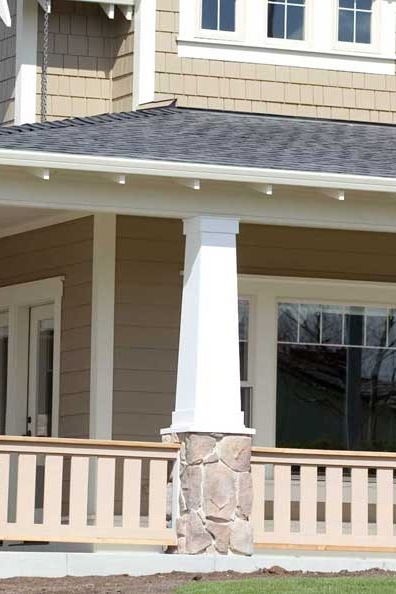
#> input picture training/endurastone/images/family-endura-craft.jpg, 396 x 594 px
$ python clean_photo.py ../../training/endurastone/images/family-endura-craft.jpg --out out.png
#> lines starting #> are read from the running program, lines starting #| are printed output that depends on the picture; after the words box and inside, x2 and y2 are one past the last pixel; in counts of white or black regions, pixels touching at a corner belong together
#!/usr/bin/env python3
"""Clean up a real photo for full-frame use, without changing what it shows.

    python tools/clean_photo.py <photo> ... --out img/heritage/clean [--crop x0,y0,x1,y1]

- crops away the white letterbox the gallery photos sit in;
- light colour denoise (phone-photo noise), then a gentle grey-world white balance (half strength)
  and a 0.5% levels stretch, so a yellow or blue cast doesn't read as the beam's colour;
- 2x Lanczos resample with only a very light sharpen, so highlights don't turn glossy.
"""
import argparse
from pathlib import Path

import cv2
import numpy as np


def clean(path: Path, crop=None, balance=True) -> np.ndarray:
#> called with balance = True
    im = cv2.imread(str(path))
#> im is the input picture: shape (594, 396, 3); mean B, G, R 137.3, 147.9, 154.3
    if crop:
        x0, y0, x1, y1 = crop
        im = im[y0:y1, x0:x1]
    else:
        nw = im.min(axis=2) < 245
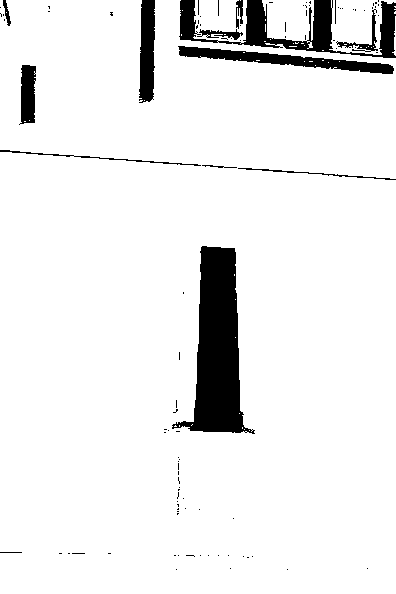
#> nw: shape (594, 396) bool; 92.7% white; 102 black regions (88 under 20 px), largest, box (x1, y1, x2, y2) and area: (172, 246, 255, 434) 7629, (179, 0, 396, 58) 3822, (178, 46, 394, 74) 2046
        ys, xs = np.where(nw.any(1))[0], np.where(nw.any(0))[0]
#> ys = 594 values from 0 to 593; xs = 396 values from 0 to 395
        im = im[ys.min() + 2:ys.max() - 1, xs.min() + 2:xs.max() - 1]
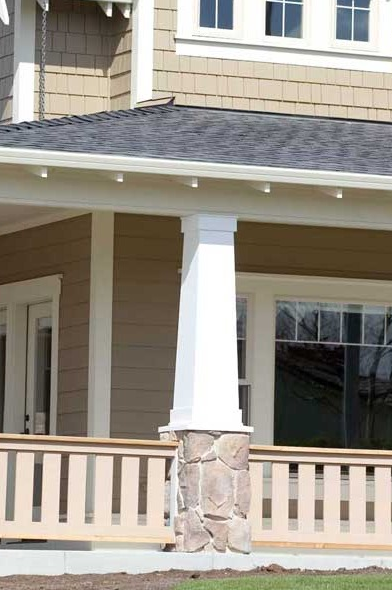
#> im: shape (590, 392, 3); mean B, G, R 137.4, 148, 154.5
    im = cv2.fastNlMeansDenoisingColored(im, None, 3, 3, 7, 21)
    f = im.astype(np.float32)
    if balance:  # rooms only: product photos keep Ekena's colour exactly
        means = f.reshape(-1, 3).mean(0)
#> means = [137.2, 147.8, 154.3]
        f *= (1 + 0.5 * (means.mean() / means - 1))  # half-strength grey world
        lo, hi = np.percentile(f, 0.5), np.percentile(f, 99.5)
#> lo = 9.3; hi = 262.6
        f = (f - lo) * (255.0 / max(1.0, hi - lo))
    f = np.clip(f, 0, 255).astype(np.uint8)
    f = cv2.resize(f, (f.shape[1] * 2, f.shape[0] * 2), interpolation=cv2.INTER_LANCZOS4)
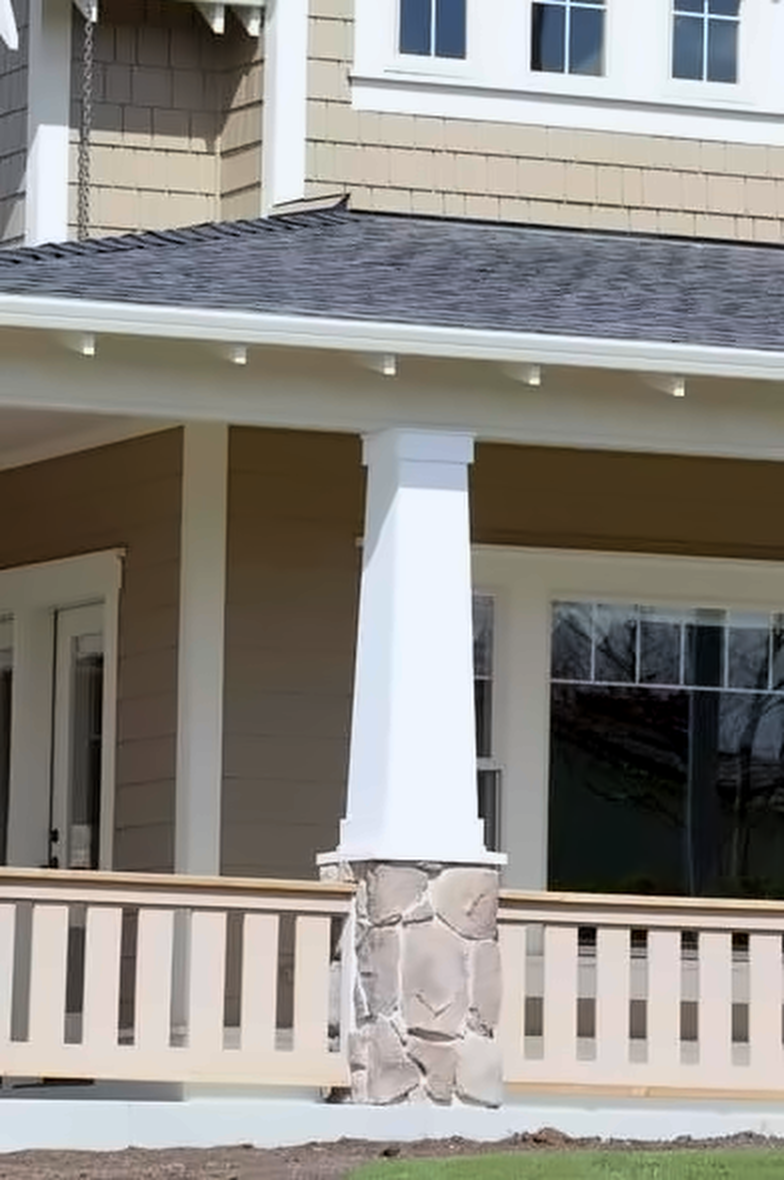
#> f: shape (1180, 784, 3); mean B, G, R 132.9, 138.2, 141.5
    blur = cv2.GaussianBlur(f, (0, 0), 1.6)
    return cv2.addWeighted(f, 1.18, blur, -0.18, 0)


def main() -> None:
    ap = argparse.ArgumentParser()
    ap.add_argument("files", nargs="+", type=Path)
    ap.add_argument("--out", type=Path, required=True)
    ap.add_argument("--crop")
    ap.add_argument("--name", help="output name (single file only)")
    ap.add_argument("--no-balance", action="store_true", help="no colour or levels change at all (product photos keep Ekena's colour)")
    a = ap.parse_args()
    a.out.mkdir(parents=True, exist_ok=True)
    crop = tuple(map(int, a.crop.split(","))) if a.crop else None
    for f in a.files:
        dst = a.out / ((a.name or f.stem[:8]) + ".jpg")
        cv2.imwrite(str(dst), clean(f, crop, not a.no_balance), [cv2.IMWRITE_JPEG_QUALITY, 94])
        print(dst)


if __name__ == "__main__":
    main()

$ run again, on training/endurastone/images/family-endura-lum.jpg
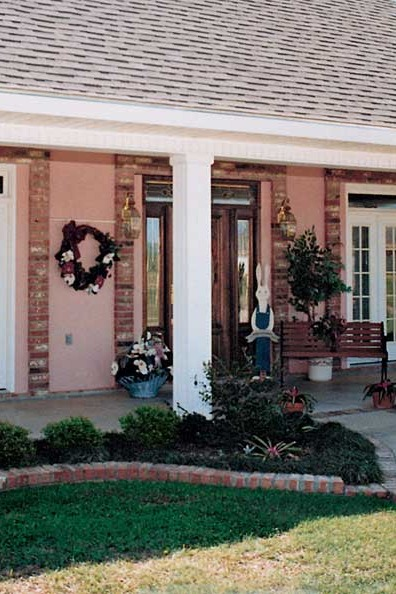
#> input picture training/endurastone/images/family-endura-lum.jpg, 396 x 594 px
#> in clean, im is the input picture: shape (594, 396, 3); mean B, G, R 110, 116.8, 123.2
#> in clean, `nw = im.min(axis=2) < 245`:
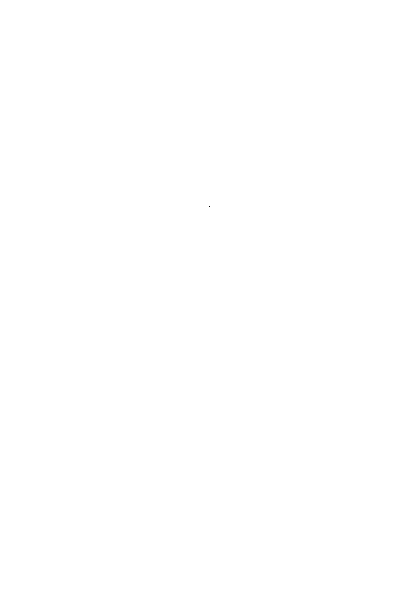
#> nw: shape (594, 396) bool; 100% white; black in thin lines or dots, all inside (x1, y1, x2, y2) = (209, 206, 210, 207)
#> ys = 594 values from 0 to 593; xs = 396 values from 0 to 395
#> means = [109.1, 116.1, 122.5]
#> lo = 0; hi = 236.1
#> in clean, `blur = cv2.GaussianBlur(f, (0, 0), 1.6)`:
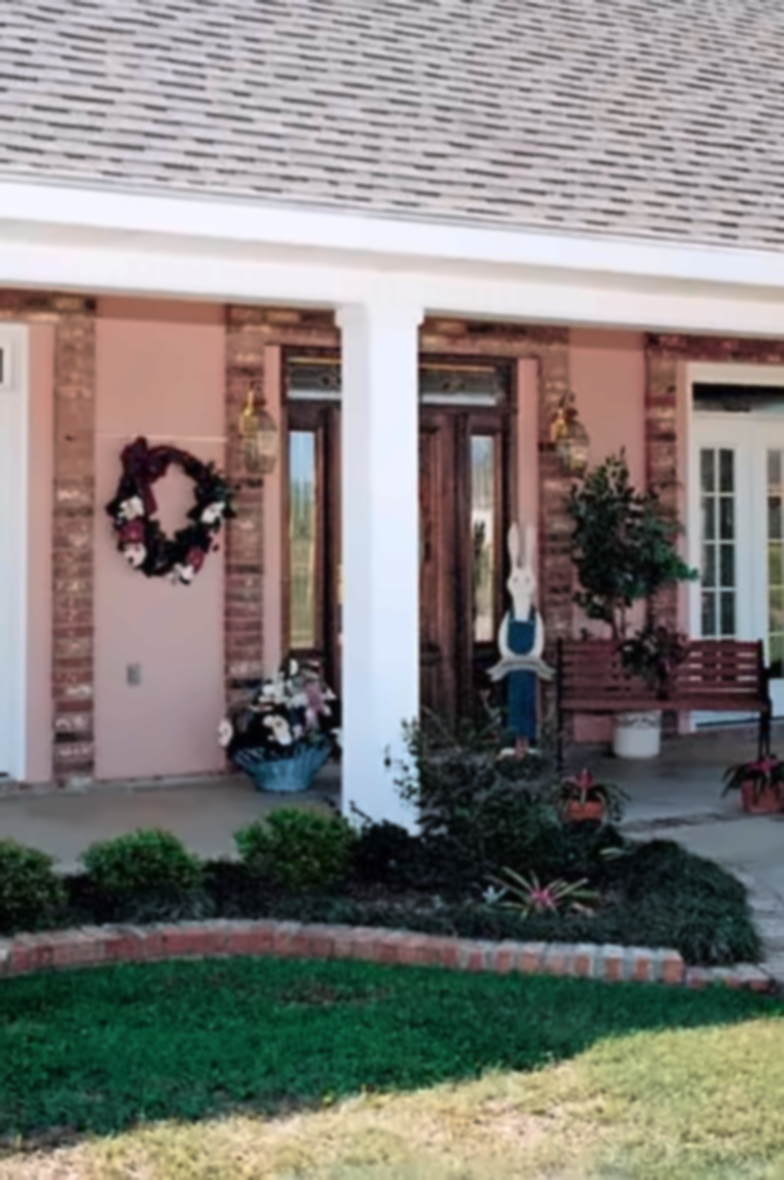
#> blur: shape (1180, 784, 3); mean B, G, R 121, 124.8, 128.2

$ run again, on training/endurastone/images/family-endurathane.jpg
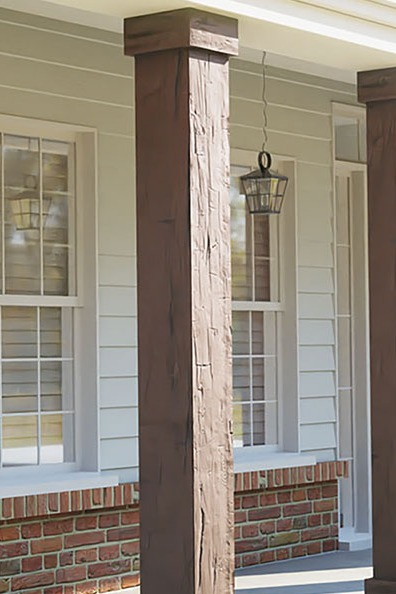
#> input picture training/endurastone/images/family-endurathane.jpg, 396 x 594 px
#> in clean, im is the input picture: shape (594, 396, 3); mean B, G, R 121.9, 134.5, 143.8
#> in clean, `nw = im.min(axis=2) < 245`:
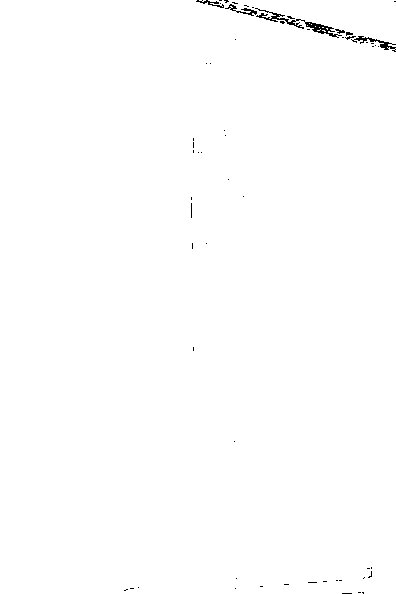
#> nw: shape (594, 396) bool; 99.6% white; black in thin lines or dots, all inside (x1, y1, x2, y2) = (124, 0, 396, 594)
#> ys = 594 values from 0 to 593; xs = 396 values from 0 to 395
#> means = [121.4, 134.2, 143.8]
#> lo = 36.85; hi = 246
#> in clean, `blur = cv2.GaussianBlur(f, (0, 0), 1.6)`:
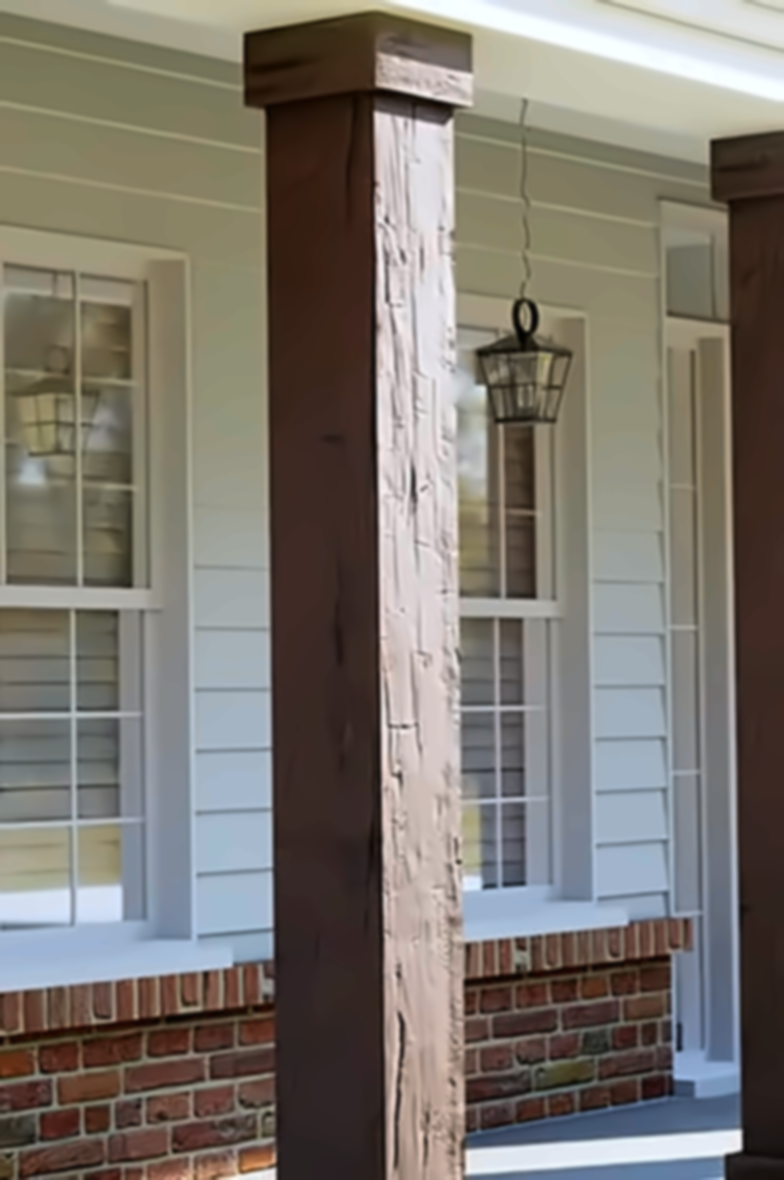
#> blur: shape (1180, 784, 3); mean B, G, R 109.8, 117.6, 123.4
